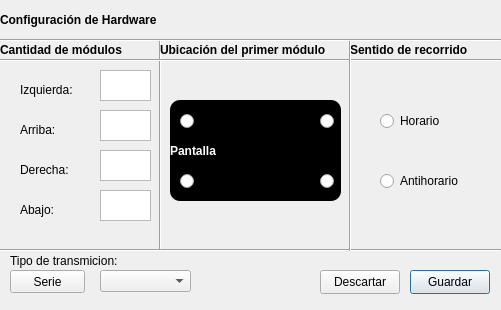
<?xml version="1.0" encoding="UTF-8"?>
<ui version="4.0">
 <class>ConfigHw</class>
 <widget class="QDialog" name="ConfigHw">
  <property name="geometry">
   <rect>
    <x>0</x>
    <y>0</y>
    <width>501</width>
    <height>310</height>
   </rect>
  </property>
  <property name="windowTitle">
   <string>CustomLights - ConfigHw</string>
  </property>
  <property name="autoFillBackground">
   <bool>false</bool>
  </property>
  <widget class="Line" name="line_2">
   <property name="geometry">
    <rect>
     <x>150</x>
     <y>40</y>
     <width>20</width>
     <height>211</height>
    </rect>
   </property>
   <property name="orientation">
    <enum>Qt::Vertical</enum>
   </property>
  </widget>
  <widget class="QTextEdit" name="Izquierda_TE">
   <property name="geometry">
    <rect>
     <x>100</x>
     <y>70</y>
     <width>51</width>
     <height>31</height>
    </rect>
   </property>
  </widget>
  <widget class="QTextEdit" name="Derecha_TE">
   <property name="geometry">
    <rect>
     <x>100</x>
     <y>150</y>
     <width>51</width>
     <height>31</height>
    </rect>
   </property>
  </widget>
  <widget class="QRadioButton" name="RB_Antihorario">
   <property name="geometry">
    <rect>
     <x>380</x>
     <y>170</y>
     <width>100</width>
     <height>22</height>
    </rect>
   </property>
   <property name="text">
    <string>Antihorario</string>
   </property>
   <property name="autoExclusive">
    <bool>false</bool>
   </property>
  </widget>
  <widget class="QRadioButton" name="RB_Horario">
   <property name="geometry">
    <rect>
     <x>380</x>
     <y>110</y>
     <width>100</width>
     <height>22</height>
    </rect>
   </property>
   <property name="text">
    <string>Horario</string>
   </property>
   <property name="checkable">
    <bool>true</bool>
   </property>
   <property name="checked">
    <bool>false</bool>
   </property>
   <property name="autoExclusive">
    <bool>false</bool>
   </property>
  </widget>
  <widget class="Line" name="line_4">
   <property name="geometry">
    <rect>
     <x>0</x>
     <y>50</y>
     <width>501</width>
     <height>20</height>
    </rect>
   </property>
   <property name="orientation">
    <enum>Qt::Horizontal</enum>
   </property>
  </widget>
  <widget class="QPushButton" name="Guardar">
   <property name="geometry">
    <rect>
     <x>410</x>
     <y>270</y>
     <width>80</width>
     <height>24</height>
    </rect>
   </property>
   <property name="text">
    <string>Guardar</string>
   </property>
  </widget>
  <widget class="QTextEdit" name="Abajo_TE">
   <property name="geometry">
    <rect>
     <x>100</x>
     <y>190</y>
     <width>51</width>
     <height>31</height>
    </rect>
   </property>
  </widget>
  <widget class="QLabel" name="Modulos_titulo">
   <property name="geometry">
    <rect>
     <x>0</x>
     <y>40</y>
     <width>161</width>
     <height>20</height>
    </rect>
   </property>
   <property name="styleSheet">
    <string notr="true">font: bold;
qproperty-alignment: AlignCenter;</string>
   </property>
   <property name="text">
    <string>Cantidad de módulos</string>
   </property>
  </widget>
  <widget class="QLabel" name="Derecha_titulo">
   <property name="geometry">
    <rect>
     <x>20</x>
     <y>160</y>
     <width>61</width>
     <height>20</height>
    </rect>
   </property>
   <property name="styleSheet">
    <string notr="true">qproperty-alignment: AlignLeft;</string>
   </property>
   <property name="text">
    <string>Derecha:</string>
   </property>
  </widget>
  <widget class="Line" name="line_3">
   <property name="geometry">
    <rect>
     <x>0</x>
     <y>240</y>
     <width>501</width>
     <height>20</height>
    </rect>
   </property>
   <property name="orientation">
    <enum>Qt::Horizontal</enum>
   </property>
  </widget>
  <widget class="QLabel" name="Ubicacion_titulo">
   <property name="geometry">
    <rect>
     <x>160</x>
     <y>40</y>
     <width>191</width>
     <height>20</height>
    </rect>
   </property>
   <property name="styleSheet">
    <string notr="true">font: bold;
qproperty-alignment: AlignCenter;</string>
   </property>
   <property name="text">
    <string>Ubicación del primer módulo</string>
   </property>
  </widget>
  <widget class="QLabel" name="Recorrido_titulo">
   <property name="geometry">
    <rect>
     <x>350</x>
     <y>40</y>
     <width>151</width>
     <height>20</height>
    </rect>
   </property>
   <property name="styleSheet">
    <string notr="true">font: bold;
qproperty-alignment: AlignCenter;</string>
   </property>
   <property name="text">
    <string>Sentido de recorrido</string>
   </property>
  </widget>
  <widget class="QLabel" name="Izquierda_titulo">
   <property name="geometry">
    <rect>
     <x>20</x>
     <y>80</y>
     <width>61</width>
     <height>20</height>
    </rect>
   </property>
   <property name="styleSheet">
    <string notr="true">qproperty-alignment: AlignLeft;</string>
   </property>
   <property name="text">
    <string>Izquierda:</string>
   </property>
  </widget>
  <widget class="QTextEdit" name="Arriba_TE">
   <property name="geometry">
    <rect>
     <x>100</x>
     <y>110</y>
     <width>51</width>
     <height>31</height>
    </rect>
   </property>
  </widget>
  <widget class="QLabel" name="Arriba_titulo">
   <property name="geometry">
    <rect>
     <x>20</x>
     <y>120</y>
     <width>51</width>
     <height>20</height>
    </rect>
   </property>
   <property name="styleSheet">
    <string notr="true">qproperty-alignment: AlignLeft;</string>
   </property>
   <property name="text">
    <string>Arriba:</string>
   </property>
  </widget>
  <widget class="QLabel" name="Pantalla_L">
   <property name="geometry">
    <rect>
     <x>170</x>
     <y>100</y>
     <width>171</width>
     <height>101</height>
    </rect>
   </property>
   <property name="styleSheet">
    <string notr="true">color: rgb(255,255,255);
font: bold;
qproperty-alignment: AlignCenter;
background-color: rgb(0, 0, 0);
border-radius:10;</string>
   </property>
   <property name="text">
    <string>Pantalla</string>
   </property>
  </widget>
  <widget class="QLabel" name="Abajo_titulo">
   <property name="geometry">
    <rect>
     <x>20</x>
     <y>200</y>
     <width>51</width>
     <height>20</height>
    </rect>
   </property>
   <property name="styleSheet">
    <string notr="true">qproperty-alignment: AlignLeft;</string>
   </property>
   <property name="text">
    <string>Abajo:</string>
   </property>
  </widget>
  <widget class="Line" name="line_5">
   <property name="geometry">
    <rect>
     <x>340</x>
     <y>40</y>
     <width>20</width>
     <height>211</height>
    </rect>
   </property>
   <property name="orientation">
    <enum>Qt::Vertical</enum>
   </property>
  </widget>
  <widget class="Line" name="line">
   <property name="geometry">
    <rect>
     <x>0</x>
     <y>30</y>
     <width>501</width>
     <height>20</height>
    </rect>
   </property>
   <property name="orientation">
    <enum>Qt::Horizontal</enum>
   </property>
  </widget>
  <widget class="QLabel" name="Titulo">
   <property name="geometry">
    <rect>
     <x>0</x>
     <y>10</y>
     <width>501</width>
     <height>20</height>
    </rect>
   </property>
   <property name="styleSheet">
    <string notr="true">font: bold;
qproperty-alignment: AlignCenter;</string>
   </property>
   <property name="text">
    <string>Configuración de Hardware</string>
   </property>
  </widget>
  <widget class="QPushButton" name="Descartar">
   <property name="geometry">
    <rect>
     <x>320</x>
     <y>270</y>
     <width>80</width>
     <height>24</height>
    </rect>
   </property>
   <property name="text">
    <string>Descartar</string>
   </property>
  </widget>
  <widget class="QRadioButton" name="RB_1">
   <property name="geometry">
    <rect>
     <x>180</x>
     <y>110</y>
     <width>21</width>
     <height>22</height>
    </rect>
   </property>
   <property name="text">
    <string/>
   </property>
   <property name="autoExclusive">
    <bool>false</bool>
   </property>
  </widget>
  <widget class="QRadioButton" name="RB_2">
   <property name="geometry">
    <rect>
     <x>320</x>
     <y>110</y>
     <width>21</width>
     <height>22</height>
    </rect>
   </property>
   <property name="text">
    <string/>
   </property>
   <property name="autoExclusive">
    <bool>false</bool>
   </property>
  </widget>
  <widget class="QRadioButton" name="RB_3">
   <property name="geometry">
    <rect>
     <x>180</x>
     <y>170</y>
     <width>21</width>
     <height>22</height>
    </rect>
   </property>
   <property name="text">
    <string/>
   </property>
   <property name="autoExclusive">
    <bool>false</bool>
   </property>
  </widget>
  <widget class="QRadioButton" name="RB_4">
   <property name="geometry">
    <rect>
     <x>320</x>
     <y>170</y>
     <width>21</width>
     <height>22</height>
    </rect>
   </property>
   <property name="text">
    <string/>
   </property>
   <property name="autoExclusive">
    <bool>false</bool>
   </property>
  </widget>
  <widget class="QPushButton" name="Boton_comunicacion">
   <property name="geometry">
    <rect>
     <x>10</x>
     <y>270</y>
     <width>75</width>
     <height>23</height>
    </rect>
   </property>
   <property name="text">
    <string>Serie</string>
   </property>
  </widget>
  <widget class="QLabel" name="tipo_transmicion">
   <property name="geometry">
    <rect>
     <x>10</x>
     <y>250</y>
     <width>111</width>
     <height>21</height>
    </rect>
   </property>
   <property name="styleSheet">
    <string notr="true">qproperty-alignment: AlignLeft;</string>
   </property>
   <property name="text">
    <string>Tipo de transmicion:</string>
   </property>
  </widget>
  <widget class="QComboBox" name="Com_in">
   <property name="geometry">
    <rect>
     <x>100</x>
     <y>270</y>
     <width>91</width>
     <height>22</height>
    </rect>
   </property>
  </widget>
 </widget>
 <resources/>
 <connections/>
</ui>
